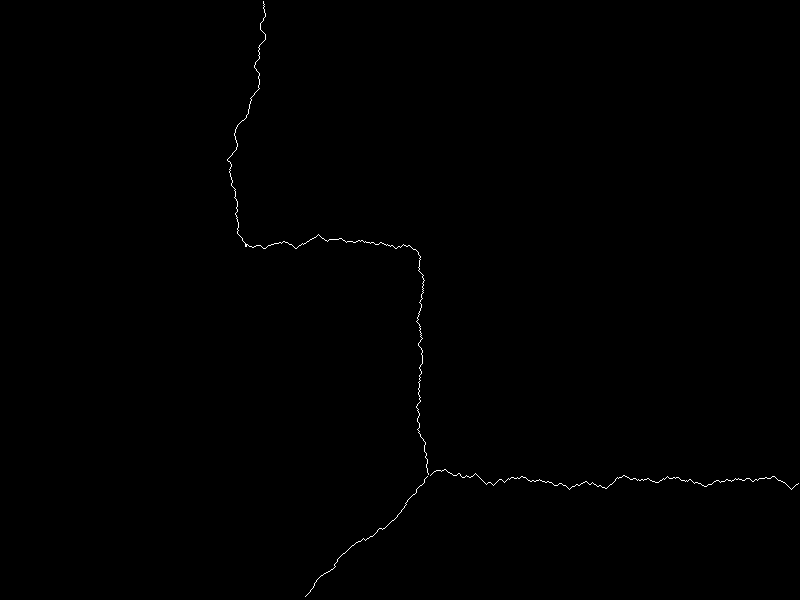
#> input picture practice/6192.bmp, 800 x 600 px
$ jupyter execute filtering.ipynb
#> lines starting #> are read from the running program, lines starting #| are printed output that depends on the picture; after the words box and inside, x2 and y2 are one past the last pixel; in counts of white or black regions, pixels touching at a corner belong together
[cell 1]
import cv2
import matplotlib.pyplot as plt
import numpy as np

[cell 2]
mask_image = cv2.imread('6192.bmp')
#> mask_image is the input picture: shape (600, 800, 3); 0.24% white in thin lines or dots, all inside (x1, y1, x2, y2) = (227, 1, 799, 597)
plt.imshow(mask_image)

[cell 3]
real_image = cv2.imread('6192.jpg')
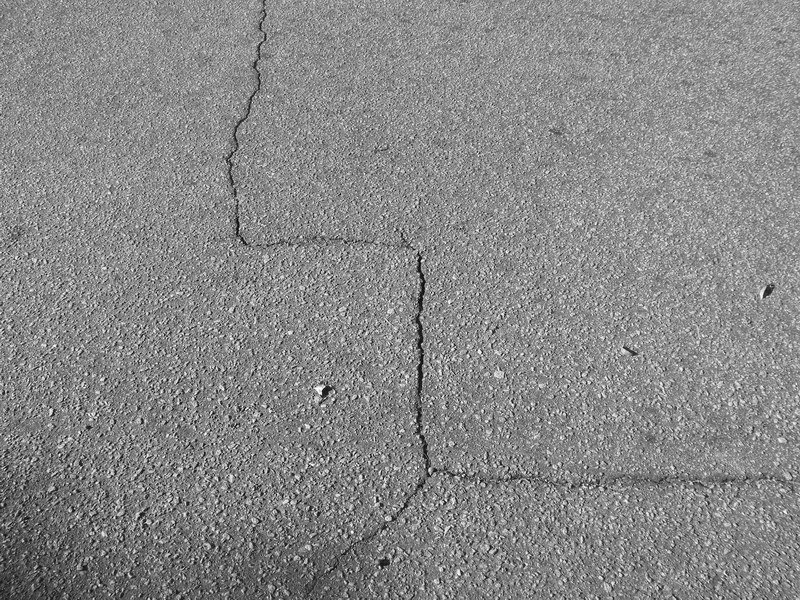
#> input picture practice/6192.jpg, 800 x 600 px
#> real_image is the input picture: shape (600, 800, 3); min 0, max 255, mean 135.9
plt.imshow(real_image)

[cell 4]
#dilate 적용
kernel = cv2.getStructuringElement(shape=cv2.MORPH_RECT,ksize=(3,3))
dilate = cv2.dilate(mask_image,kernel,iterations=1)
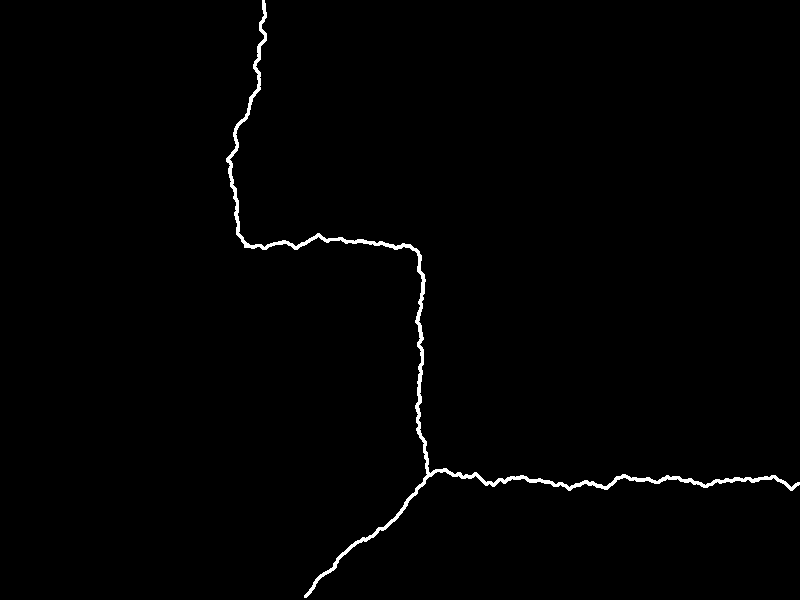
#> dilate: shape (600, 800, 3); 0.99% white; 1 white region, box (x1, y1, x2, y2) and area: (226, 0, 800, 598) 4735

plt.imshow(dilate, cmap="gray")

[cell 5]
    # sigma 값을 이용하여 가우시안 필터링 적용
dst = cv2.GaussianBlur(dilate, (0, 0), 2)

plt.imshow(dst, cmap="gray")

[cell 6]
# 원본이미지에 가우시안 필터 적용해보기

dst = cv2.GaussianBlur(real_image, (0, 0), 3)
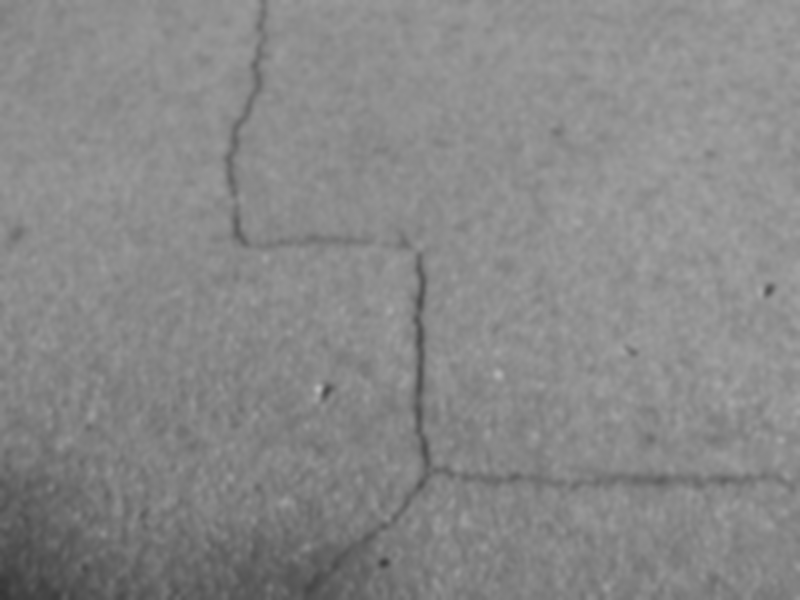
#> dst: shape (600, 800, 3); min 53, max 182, mean 135.9

plt.figure(figsize=(12,12))
plt.subplot(121)
plt.imshow(dst, cmap="gray")
plt.subplot(122)
plt.imshow(real_image)
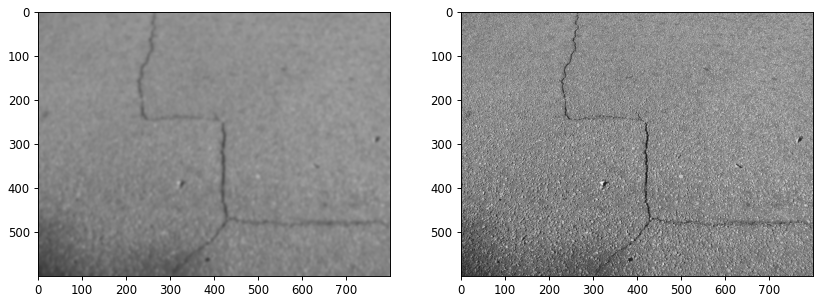
#> figure drawn by matplotlib, 2 panels
